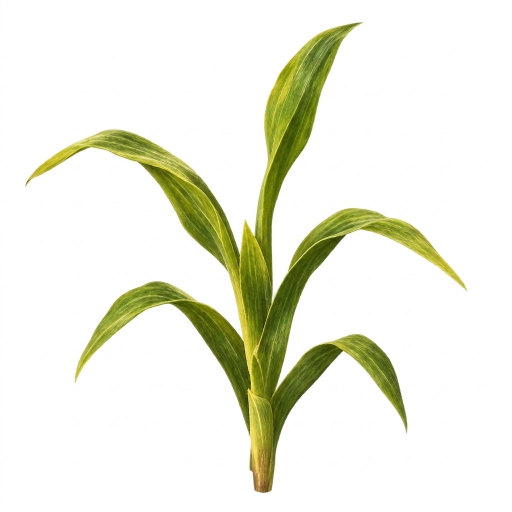
#> input picture minecraft/wheat-reference/young.jpg, 1024 x 1024 px, found by its file name (shown at 1/2 size)
$ python prepare_young_wheat.py
#> lines starting #> are read from the running program, lines starting #| are printed output that depends on the picture
#!/usr/bin/env python3
"""Prepare early wheat stages from the supplied photograph on white.

Run from the repository root. Requires Pillow and numpy. The same seedling is
scaled proportionally for stages 0..4, following the vanilla growth heights;
stages 5..7 and the wheat item are not modified by this script.
"""
from pathlib import Path
import numpy as np
from PIL import Image, ImageOps

SOURCE = Path('minecraft/wheat-reference/young.jpg')
BLOCKS = Path('minecraft/realistic-dirt/textures/blocks')
SIZE = 512
# Vanilla textures have approximately 3, 5, 7, 9 and 12 of 16 pixels of height.
HEIGHTS = (96, 160, 224, 288, 384)


def extract():
    with Image.open(SOURCE) as source:
#> source is the input picture: PIL image 1024x1024 RGB; mean R, G, B 236.5, 237.9, 223.7
        image = ImageOps.exif_transpose(source).convert('RGB')
        if image.size != (1024, 1024):
            raise ValueError('Expected the supplied 1024x1024 image')
        rgb = np.asarray(image, dtype=np.float32)
    # The background is near white, with low-level JPEG noise. Smoothly key
    # out white while preserving coloured leaves and antialiased boundaries.
    distance = 255.0 - rgb.min(axis=2)
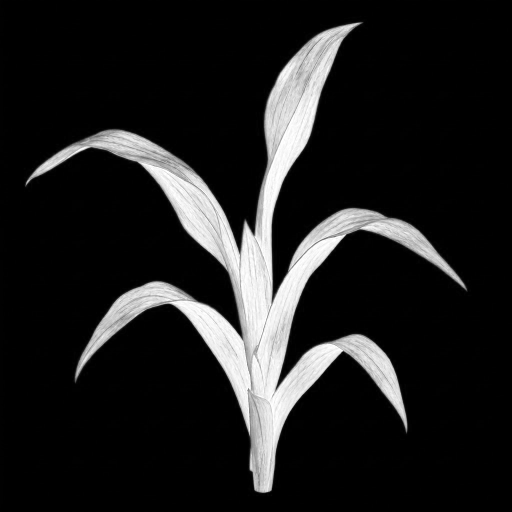
#> distance: shape (1024, 1024) float32 (shown at 1/2 size); min 0, max 255, mean 31.4
    alpha = np.clip((distance - 5.0) / 28.0, 0.0, 1.0)
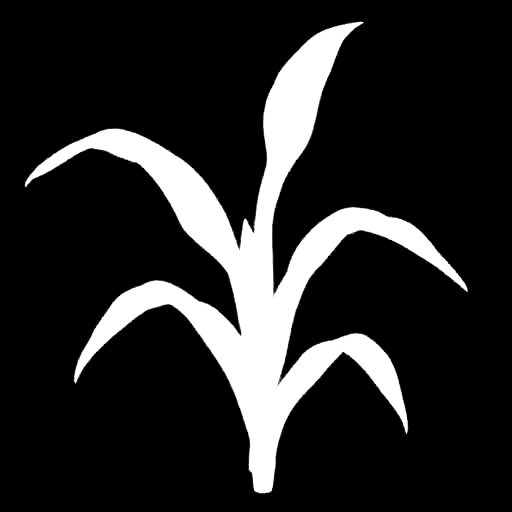
#> alpha: shape (1024, 1024) float32 (shown at 1/2 size); min 0, max 1, mean 0.154
    color = np.clip((rgb - 255.0 * (1.0 - alpha[..., None])) /
                    np.maximum(alpha[..., None], 1.0 / 255.0), 0, 255)
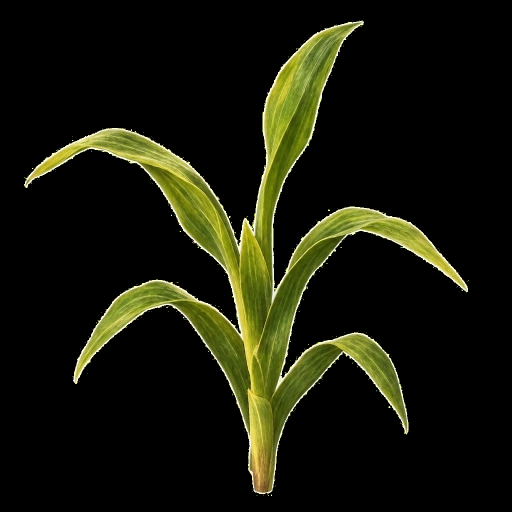
#> color: shape (1024, 1024, 3) float32 (shown at 1/2 size); mean R, G, B 22.9, 24.3, 9.6
    rgba = np.dstack((np.rint(color).astype(np.uint8), np.rint(alpha * 255).astype(np.uint8)))
    rgba[rgba[..., 3] == 0, :3] = 0
    plant = Image.fromarray(rgba)
    bbox = plant.getchannel('A').point(lambda v: 255 if v >= 64 else 0).getbbox()
#> bbox = (49, 43, 936, 987)
    if bbox is None:
        raise ValueError('No wheat seedling found')
    left, top, right, bottom = bbox
#> left = 49; top = 43; right = 936; bottom = 987
    return plant.crop((max(left-2, 0), max(top-2, 0), min(right+2, 1024), min(bottom+2, 1024)))
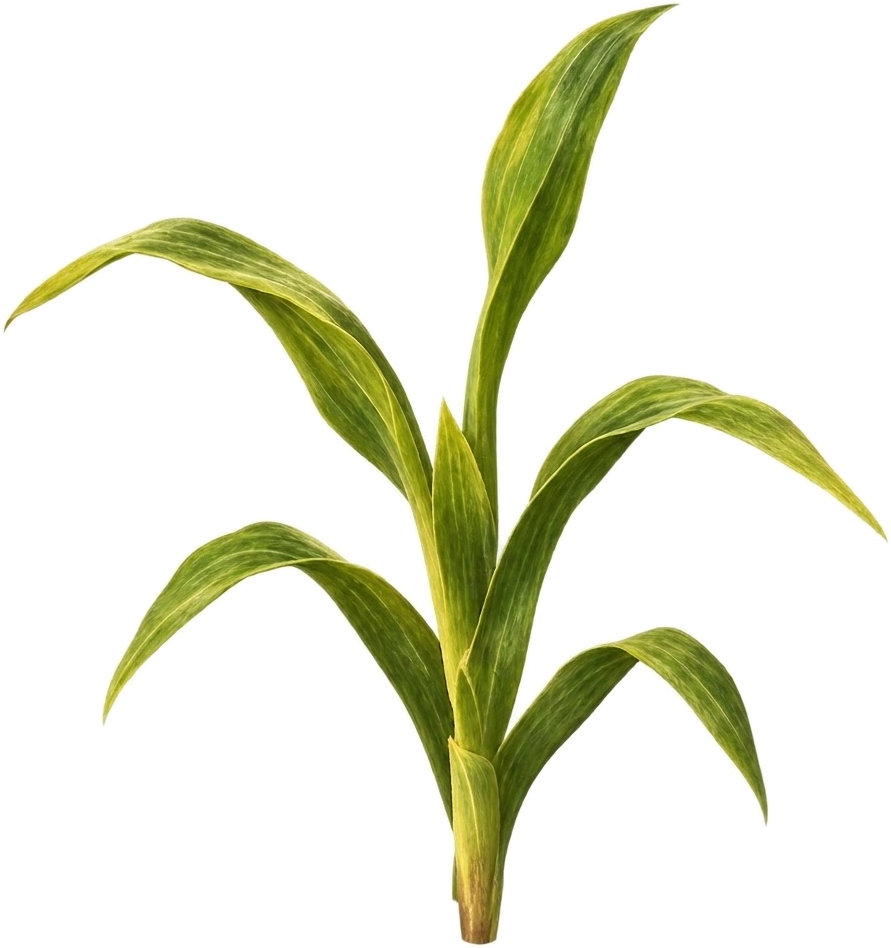
#> returned value: PIL image 891x948 RGBA; mean R, G, B, A 28.5, 30.2, 11.9, 48.8; transparent parts drawn white


def prepare_stages():
    plant = extract()
    stages = []
    for height in HEIGHTS:
        width = max(1, round(plant.width * height / plant.height))
        scaled = plant.resize((width, height), Image.Resampling.LANCZOS)
        canvas = Image.new('RGBA', (SIZE, SIZE), (0, 0, 0, 0))
        canvas.paste(scaled, ((SIZE-width)//2, SIZE-height))
        stages.append(canvas)
#> this loop made 5 passes
#> pass 1, in prepare_stages, `scaled = plant.resize((width, height), Image.Resampling.LANCZOS)`:
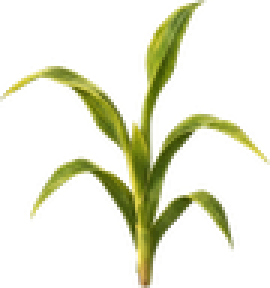
#> scaled: PIL image 90x96 RGBA (shown 3 times larger); mean R, G, B, A 45.8, 47.6, 24.8, 48.8; transparent parts drawn white
#> after the loop:
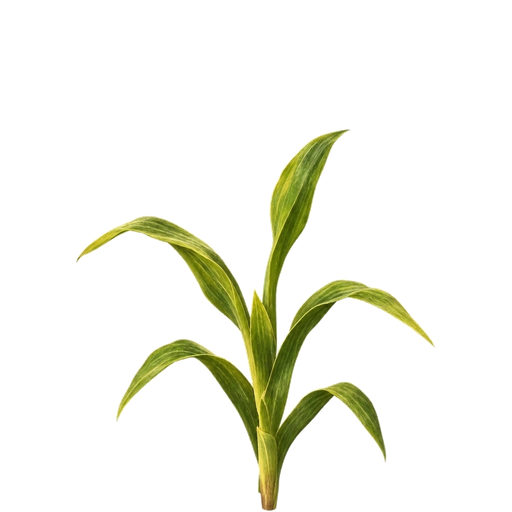
#> canvas: PIL image 512x512 RGBA; mean R, G, B, A 17.5, 18.4, 8.6, 25.8; transparent parts drawn white
#> after the loop, stages = 5 items
    return stages


def main():
    BLOCKS.mkdir(parents=True, exist_ok=True)
    for i, image in enumerate(prepare_stages()):
        image.save(BLOCKS / f'wheat_stage_{i}.png', optimize=True)
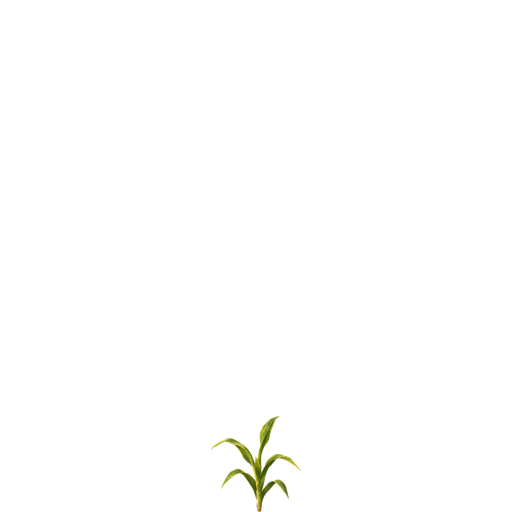
#> saved as wheat_stage_0.png: PIL image 512x512 RGBA; mean R, G, B, A 1.5, 1.6, 0.8, 1.6; transparent parts drawn white
    print('Prepared wheat stages 0..4 from the young wheat photograph.')


if __name__ == '__main__':
    main()
